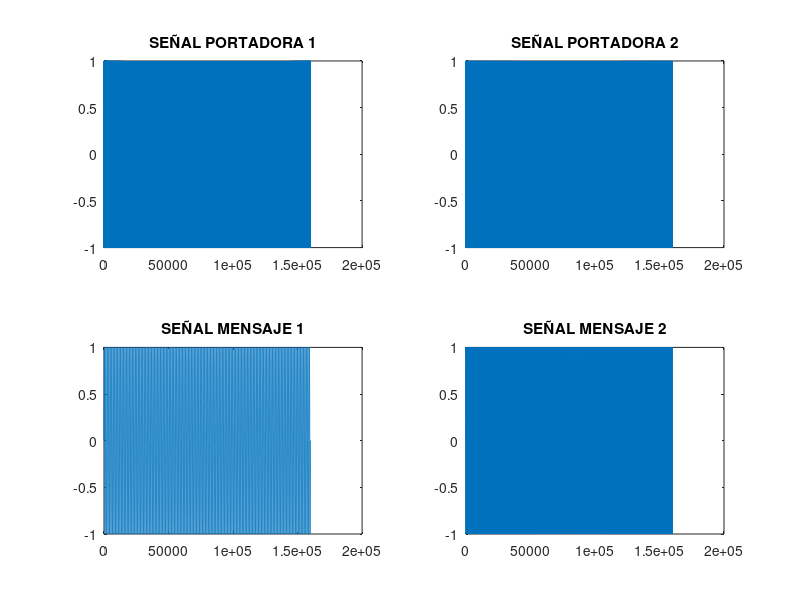
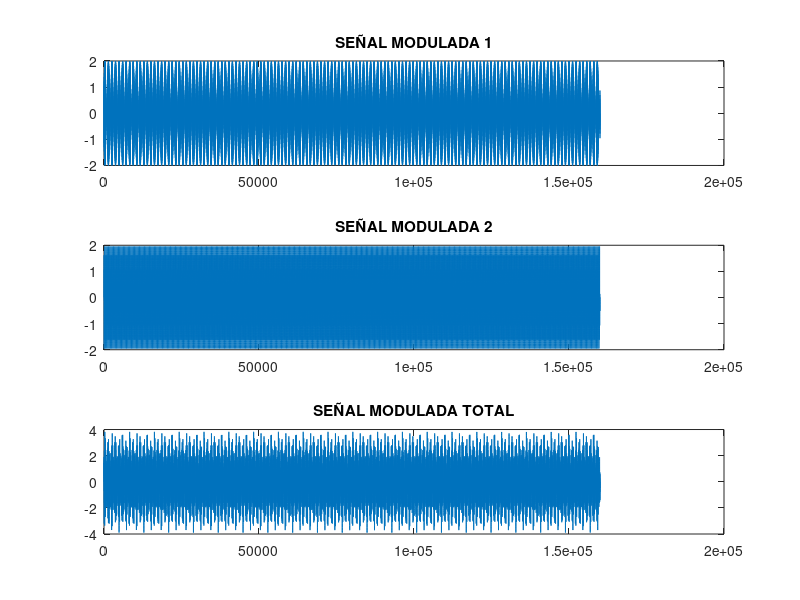
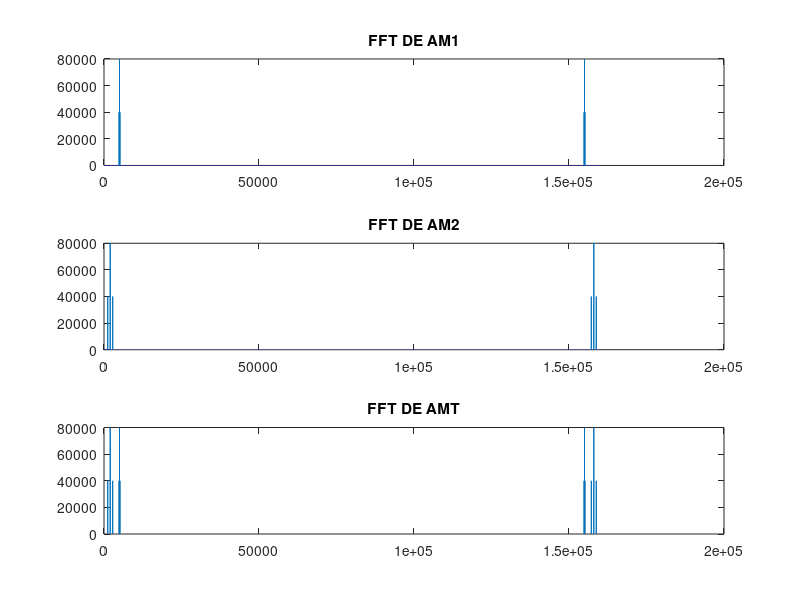
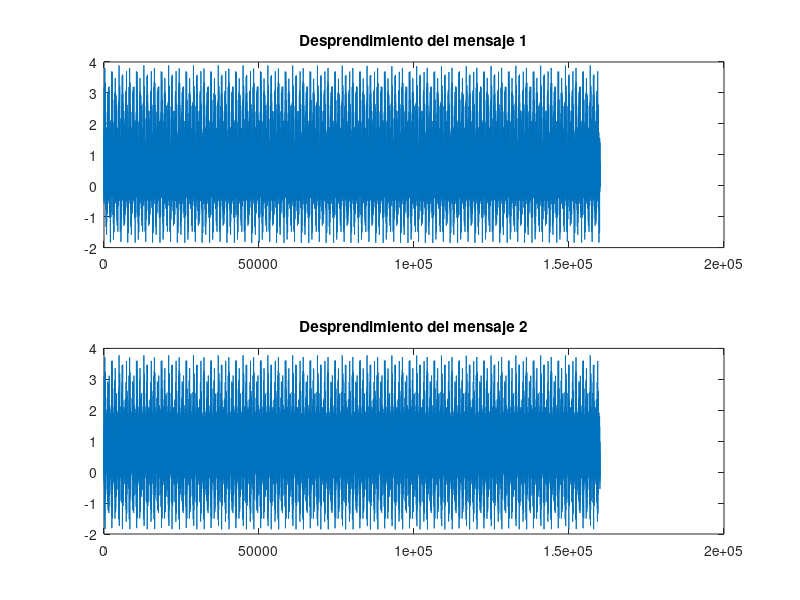

Source code (MATLAB) for these figures, in order:
%DEMODULACION PARA DOS MENSAJES 
clear;
close all;
clc; 

Fp1 = 5000; %Frecuencia portadora 1 
Fp2 = 2000; %Frecuencia portadora 2
Fm1 = 140; %Frecuencia de mensaje 1
Fm2 = 800; %Frecuencia de mensaje 2

Ap = 1;   %Amplitud de la portadora para ambas portadoras
Am1 = 1; %Amplitud del mensaje1
Am2 = 1; %Amplitud del mensaje2

Ts = 1/(32*Fp1); %Periodo
Fs = 1/Ts; %Frecuencia de muestreo 
t=linspace(0,1,Fs); 

senal_port1=Ap*sin(2*pi*Fp1*t);
senal_port2=Ap*sin(2*pi*Fp2*t);

%Señal del mensaje 
senal_men1=Am1*sin(2*pi*Fm1*t);
senal_men2=Am2*sin(2*pi*Fm2*t);

AM1=(senal_men1+Ap).*senal_port1;
AM2=(senal_men2+Ap).*senal_port2;

AMT=AM1+AM2;

figure(1);
subplot (2,2,1); plot(senal_port1); title("SEÑAL PORTADORA 1");
subplot (2,2,2); plot(senal_port2); title("SEÑAL PORTADORA 2");
subplot (2,2,3); plot(senal_men1); title("SEÑAL MENSAJE 1");
subplot (2,2,4); plot(senal_men2); title("SEÑAL MENSAJE 2");

figure(2);
subplot(3,1,1); plot(AM1); title("SEÑAL MODULADA 1");
subplot(3,1,2); plot(AM2); title("SEÑAL MODULADA 2");
subplot(3,1,3); plot(AMT); title("SEÑAL MODULADA TOTAL");



%Aplicamos la transformada inversa de fourier
AM1fft=fft(AM1);
AM2fft=fft(AM2);
AMTfft=fft(AMT);

figure(3);
subplot(3,1,1); plot(abs(AM1fft)); title("FFT DE AM1");
subplot(3,1,2); plot(abs(AM2fft)); title("FFT DE AM2");
subplot(3,1,3); plot(abs(AMTfft)); title("FFT DE AMT");

%Desprendimiento de la señal de mensaje 
fil = senal_port1.*AMT;
fil2 = senal_port2.*AMT;
figure(4);
subplot(2,1,1); plot(fil); title("Desprendimiento del mensaje 1");
subplot(2,1,2); plot(fil2); title("Desprendimiento del mensaje 2");

%Fourier
f1=fft(fil);
f2=fft(fil2);
figure(5);
subplot(3,1,1); plot(abs(AMTfft)); title("FFT de AMT");
subplot(3,1,2); plot(abs(f1)); title("Desprendimiento del mensaje 1 en frecuencia");
subplot(3,1,3); plot(abs(f2)); title("Desprendimiento del mensaje 2 en frecuencia");

f1(150:length(f1)-150)=0;
f2(830:length(f2)-830)=0;
f1(1)=0;
f2(1)=0;

figure(6);
subplot(2,1,1); plot(abs(f1)); title("Filtro 1");
subplot(2,1,2); plot(abs(f2)); title("Filtro 2");

